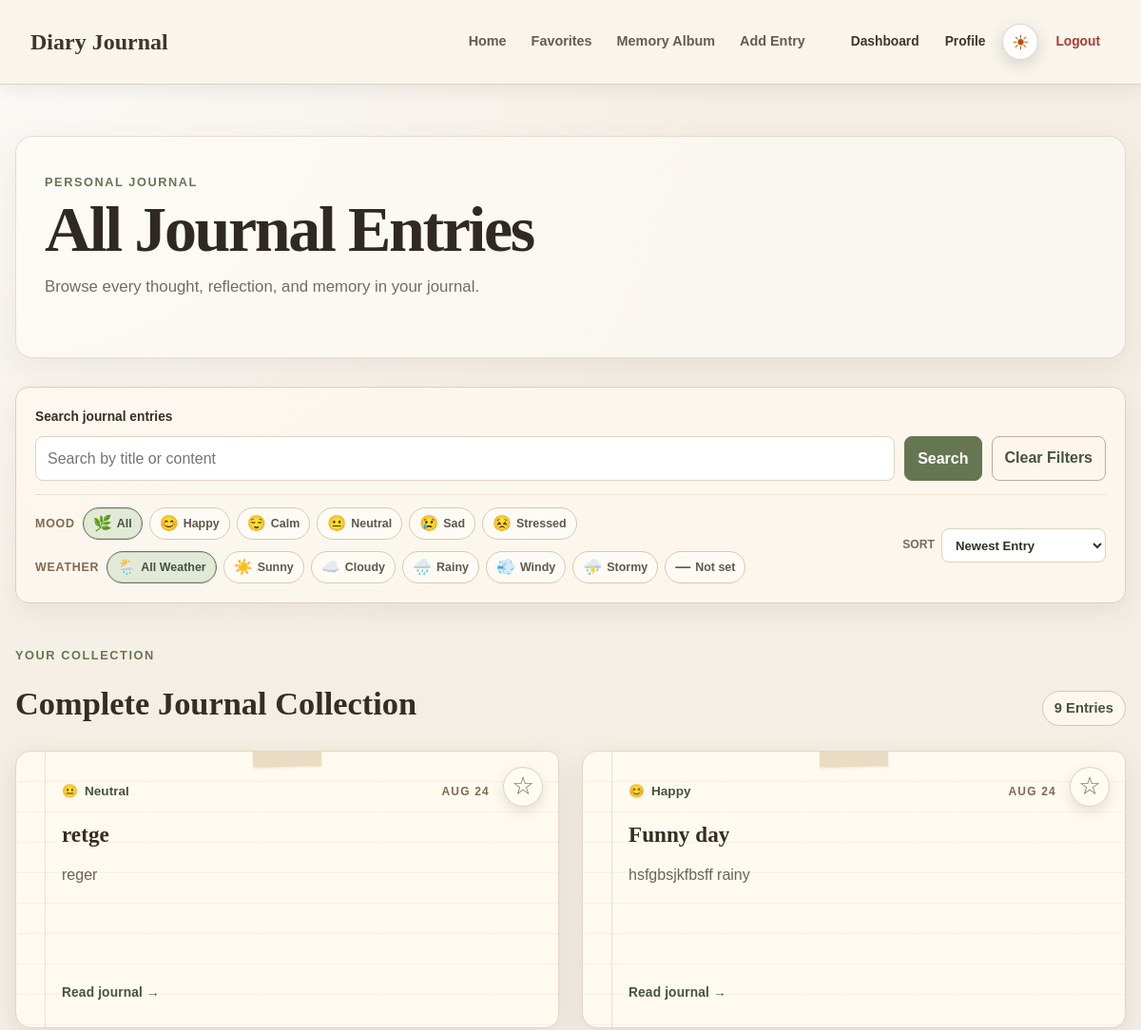
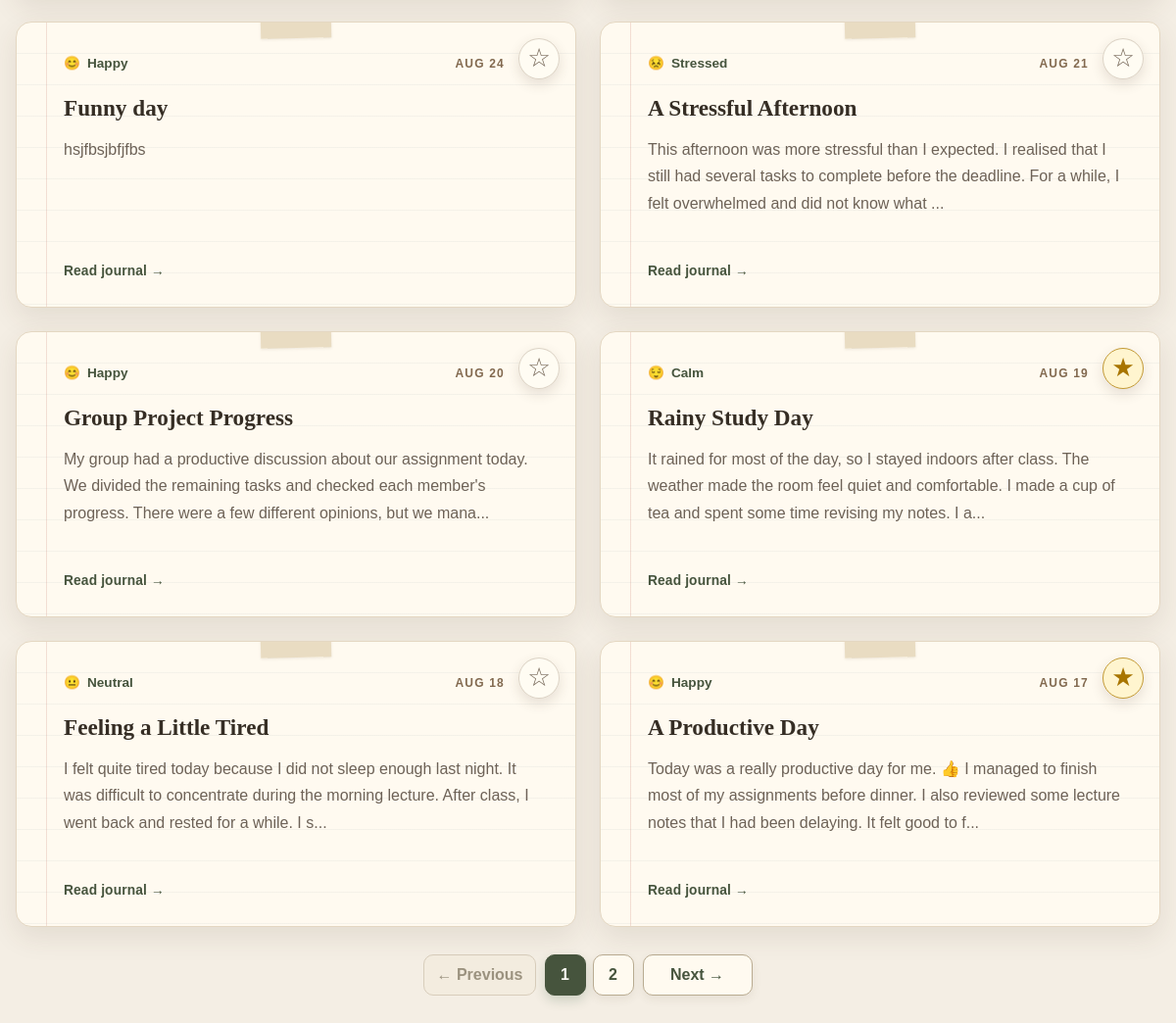
Page /modules/diary/all_entries.php (signed in) on the committed database (2 pictures, top to bottom).
### tables this page shows
CREATE TABLE `diary_entries` (
  `diary_id` int(11) NOT NULL,
  `user_id` int(11) NOT NULL,
  `title` varchar(150) NOT NULL,
  `content` text NOT NULL,
  `mood` varchar(30) NOT NULL,
  `weather` varchar(20) DEFAULT NULL,
  `entry_date` date NOT NULL,
  `created_at` timestamp NOT NULL DEFAULT current_timestamp(),
  `updated_at` timestamp NOT NULL DEFAULT current_timestamp() ON UPDATE current_timestamp(),
  `is_favorite` tinyint(1) NOT NULL DEFAULT 0
);

### modules/diary/all_entries.php (the view, shortened to what the rows shown need)
<?php
require_once __DIR__ . '/../../includes/session_check.php';
require_once __DIR__ . '/../../includes/shared_navbar.php';
require_once __DIR__ . '/../../config/database.php';
require_once __DIR__ . '/diary_model.php';
require_once __DIR__ . '/diary_content.php';
require_once __DIR__ . '/diary_navigation.php';
$entries = getDiaryEntriesForUser($conn, $logged_in_user_id);
$load_error = $entries === false;
$search_term = isset($_GET['search']) && is_string($_GET['search'])
    ? trim($_GET['search'])
    : '';
$search_error = diaryNavigationTextLength($search_term) > diaryNavigationSearchMaxLength()
    ? 'Search keyword must be 100 characters or fewer.'
    : '';
$validated_search_term = $search_error === '' ? $search_term : '';
$allowed_mood_filters = array('Happy', 'Calm', 'Neutral', 'Sad', 'Stressed');
$requested_mood_filter = isset($_GET['mood']) && is_string($_GET['mood'])
    ? $_GET['mood']
    : '';
$mood_filter = in_array($requested_mood_filter, $allowed_mood_filters, true)
    ? $requested_mood_filter
    : '';
$allowed_weather_filters = array('Sunny', 'Cloudy', 'Rainy', 'Windy', 'Stormy', 'not-set');
$requested_weather_filter = isset($_GET['weather']) && is_string($_GET['weather'])
    ? $_GET['weather']
    : '';
$weather_filter = in_array($requested_weather_filter, $allowed_weather_filters, true)
    ? $requested_weather_filter
    : '';
$allowed_sort_values = array('newest', 'oldest', 'updated');
$requested_sort = isset($_GET['sort']) && is_string($_GET['sort'])
    ? $_GET['sort']
    : 'newest';
$sort_value = in_array($requested_sort, $allowed_sort_values, true)
    ? $requested_sort
    : 'newest';
$favorites_only = isset($_GET['favorites'])
    && is_string($_GET['favorites'])
    && $_GET['favorites'] === '1';
$requested_page = isset($_GET['page']) && is_string($_GET['page'])
    ? $_GET['page']
    : '1';
$validated_page = filter_var(
    $requested_page,
    FILTER_VALIDATE_INT,
    array('options' => array('min_range' => 1))
);
$current_page = $validated_page === false ? 1 : (int) $validated_page;
$diary_css_version = filemtime(__DIR__ . '/../../assets/css/diary.css');
function allEntriesEscape($value) {
    return htmlspecialchars((string) $value, ENT_QUOTES, 'UTF-8');
}
function allEntriesFavoriteButton($entry, $csrf_token, $return_to) {
    $is_favorite = isset($entry['is_favorite']) && (int) $entry['is_favorite'] === 1;
    $label = $is_favorite ? 'Remove from favorites' : 'Add to favorites';
    ?>
    <form class="diary-favorite-form" action="favorite_handler.php" method="post">
        <button
            class="diary-favorite-button<?php echo $is_favorite ? ' is-favorite' : ''; ?>"
            type="submit"
            aria-label="<?php echo allEntriesEscape($label); ?>"
            aria-pressed="<?php echo $is_favorite ? 'true' : 'false'; ?>"
            title="<?php echo allEntriesEscape($label); ?>"
        ><?php echo $is_favorite ? '★' : '☆'; ?></button>
    </form>
    <?php
}
function allEntriesContentPreview($content, $limit = 180) {
    $content = diaryContentToPlainText($content);
    $content = trim(preg_replace('/\s+/', ' ', $content));
    if (function_exists('mb_strlen') && function_exists('mb_substr')) {
        return mb_strlen($content, 'UTF-8') > $limit
            ? mb_substr($content, 0, $limit, 'UTF-8') . '...'
            : $content;
    }
    return strlen($content) > $limit
        ? substr($content, 0, $limit) . '...'
        : $content;
}
function allEntriesCardDate($entry_date) {
    $entry_date = (string) $entry_date;
    $date = DateTime::createFromFormat('!Y-m-d', $entry_date);
    return $date && $date->format('Y-m-d') === $entry_date
        ? strtoupper($date->format('M d'))
        : $entry_date;
}
function allEntriesMoodEmoji($mood) {
    $icons = array(
        'Happy' => '😊',
        'Calm' => '😌',
        'Neutral' => '😐',
        'Sad' => '😢',
        'Stressed' => '😣'
    );
    return isset($icons[$mood]) ? $icons[$mood] : '📝';
}
$filtered_entries = $entries;
$filters_active = $validated_search_term !== '' || $mood_filter !== '' || $weather_filter !== '' || $favorites_only;
usort($filtered_entries, function ($first_entry, $second_entry) use ($sort_value) {
    $first_entry_date = isset($first_entry['entry_date']) ? (string) $first_entry['entry_date'] : '';
    $second_entry_date = isset($second_entry['entry_date']) ? (string) $second_entry['entry_date'] : '';
    $first_created_at = isset($first_entry['created_at']) ? (string) $first_entry['created_at'] : '';
    $second_created_at = isset($second_entry['created_at']) ? (string) $second_entry['created_at'] : '';
    if ($sort_value === 'updated') {
        $first_updated_at = isset($first_entry['updated_at']) ? (string) $first_entry['updated_at'] : '';
        $second_updated_at = isset($second_entry['updated_at']) ? (string) $second_entry['updated_at'] : '';
        $updated_comparison = strcmp($second_updated_at, $first_updated_at);
        if ($updated_comparison !== 0) {
            return $updated_comparison;
        }
        $date_comparison = strcmp($second_entry_date, $first_entry_date);
        return $date_comparison !== 0
            ? $date_comparison
            : strcmp($second_created_at, $first_created_at);
    }
    if ($sort_value === 'oldest') {
        $date_comparison = strcmp($first_entry_date, $second_entry_date);
        return $date_comparison !== 0
            ? $date_comparison
            : strcmp($first_created_at, $second_created_at);
    }
    $date_comparison = strcmp($second_entry_date, $first_entry_date);
    return $date_comparison !== 0
        ? $date_comparison
        : strcmp($second_created_at, $first_created_at);
});
$result_count = count($filtered_entries);
$entries_per_page = 8;
$total_pages = max(1, (int) ceil($result_count / $entries_per_page));
$page_offset = ($current_page - 1) * $entries_per_page;
$page_entries = array_slice($filtered_entries, $page_offset, $entries_per_page);
$all_entries_navigation_parameters = array();
$all_entries_context = diaryNavigationBuildReturnTo(
    'all_entries.php',
    $all_entries_navigation_parameters,
    'diary-filters'
);
?>
<!DOCTYPE html>
<html lang="en">
<head>
    <link rel="stylesheet" href="../../assets/css/theme.css">
    <link rel="stylesheet" href="../../assets/css/diary.css?v=<?php echo rawurlencode((string) $diary_css_version); ?>">
</head>
<body class="diary-page diary-home-page diary-all-entries-page">
    <main class="diary-container">
        <section class="diary-home-hero diary-all-entries-hero">
            <header class="diary-list-header">
                <div class="diary-title-group">
                    <h1>All Journal Entries</h1>
                </div>
            </header>
        </section>
        <?php if ($load_error): ?>
            <div class="diary-alert diary-alert-error" role="alert">
                Your journal entries could not be loaded right now. Please try again later.
            </div>
        <?php else: ?>
            <section
                class="diary-library"
                aria-labelledby="all-entries-heading"
                data-diary-result-count="<?php echo allEntriesEscape($result_count); ?>"
                data-diary-current-page="<?php echo allEntriesEscape($current_page); ?>"
                data-diary-total-pages="<?php echo allEntriesEscape($total_pages); ?>"
                data-diary-entries-per-page="<?php echo allEntriesEscape($entries_per_page); ?>"
            >
                <div class="diary-section-heading">
                    <div>
                        <h2 id="all-entries-heading">Complete Journal Collection</h2>
                    </div>
                </div>
                <?php if (empty($filtered_entries)): ?>
                    <?php if ($filters_active): ?>
                        <section class="diary-empty-state diary-search-empty">
                            <span class="diary-empty-icon" aria-hidden="true">🔎</span>
                            <h2>No journal entries found.</h2>
                            <p>Try different filters or clear them to see your complete collection.</p>
                            <a class="diary-button diary-button-secondary" href="all_entries.php#diary-filters">Clear Filters</a>
                        </section>
                    <?php else: ?>
                        <section class="diary-empty-state diary-empty-journal">
                            <span class="diary-empty-icon" aria-hidden="true">📖</span>
                            <h2>Your journal is waiting for its first story.</h2>
                            <p>Write about your day, thoughts, goals, or memories.</p>
                            <a class="diary-button diary-new-entry-button" href="add.php">Write My First Entry</a>
                        </section>
                    <?php endif; ?>
                <?php else: ?>
                    <div class="diary-entry-list">
                        <?php foreach ($page_entries as $entry): ?>
                            <article class="diary-journal-card">
                                <?php allEntriesFavoriteButton($entry, $_SESSION['diary_favorite_csrf_token'], $all_entries_context); ?>
                                <header class="diary-card-meta">
                                    <span class="diary-card-mood">
                                        <span aria-hidden="true"><?php echo allEntriesEscape(allEntriesMoodEmoji($entry['mood'])); ?></span>
                                        <?php echo allEntriesEscape($entry['mood']); ?>
                                    </span>
                                    <time datetime="<?php echo allEntriesEscape($entry['entry_date']); ?>">
                                        <?php echo allEntriesEscape(allEntriesCardDate($entry['entry_date'])); ?>
                                    </time>
                                </header>
                                <h3><a class="diary-card-link" href="<?php echo allEntriesEscape(diaryNavigationViewUrl($entry['diary_id'], $all_entries_context)); ?>"><?php echo allEntriesEscape($entry['title']); ?></a></h3>
                                <p class="diary-entry-preview">
                                    <?php echo allEntriesEscape(allEntriesContentPreview($entry['content'])); ?>
                                </p>
                                <span class="diary-card-read-cue" aria-hidden="true">Read journal →</span>
                            </article>
                        <?php endforeach; ?>
                    </div>
                <?php endif; ?>
            </section>
        <?php endif; ?>
    </main>
</body>
</html>

### rows in the picture
diary_entries: mood "😐", mood "Neutral", entry_date "AUG 24", title "retge", content "reger"
diary_entries: mood "😊", mood "Happy", entry_date "AUG 24", title "Funny day", content "hsfgbsjkfbsff rainy"
diary_entries: mood "😊", mood "Happy", entry_date "AUG 24", title "Funny day", content "hsjfbsjbfjfbs"
diary_entries: mood "😣", mood "Stressed", entry_date "AUG 21", title "A Stressful Afternoon", content "This afternoon was more stressful than I expected. I realised that I still had several tasks to complete before the deadline. For a while, I felt overwhelmed and did not know what ..."
diary_entries: mood "😊", mood "Happy", entry_date "AUG 20", title "Group Project Progress", content "My group had a productive discussion about our assignment today. We divided the remaining tasks and checked each member's progress. There were a few different opinions, but we mana..."
diary_entries: mood "😌", mood "Calm", entry_date "AUG 19", title "Rainy Study Day", content "It rained for most of the day, so I stayed indoors after class. The weather made the room feel quiet and comfortable. I made a cup of tea and spent some time revising my notes. I a..."
diary_entries: mood "😐", mood "Neutral", entry_date "AUG 18", title "Feeling a Little Tired", content "I felt quite tired today because I did not sleep enough last night. It was difficult to concentrate during the morning lecture. After class, I went back and rested for a while. I s..."
diary_entries: mood "😊", mood "Happy", entry_date "AUG 17", title "A Productive Day", content "Today was a really productive day for me. 👍 I managed to finish most of my assignments before dinner. I also reviewed some lecture notes that I had been delaying. It felt good to f..."

### other values in the picture
sharedNavbarEscape($details['label']) "Diary Journal"
sharedNavbarEscape($link['label']) "Home"
sharedNavbarEscape($link['label']) "Favorites"
sharedNavbarEscape($link['label']) "Memory Album"
sharedNavbarEscape($link['label']) "Add Entry"
allEntriesEscape($mood_option['emoji']) "🌿"
allEntriesEscape($mood_option['label']) "All"
allEntriesEscape($mood_option['emoji']) "😊"
allEntriesEscape($mood_option['label']) "Happy"
allEntriesEscape($mood_option['emoji']) "😌"
allEntriesEscape($mood_option['label']) "Calm"
allEntriesEscape($mood_option['emoji']) "😐"
allEntriesEscape($mood_option['label']) "Neutral"
allEntriesEscape($mood_option['emoji']) "😢"
allEntriesEscape($mood_option['label']) "Sad"
